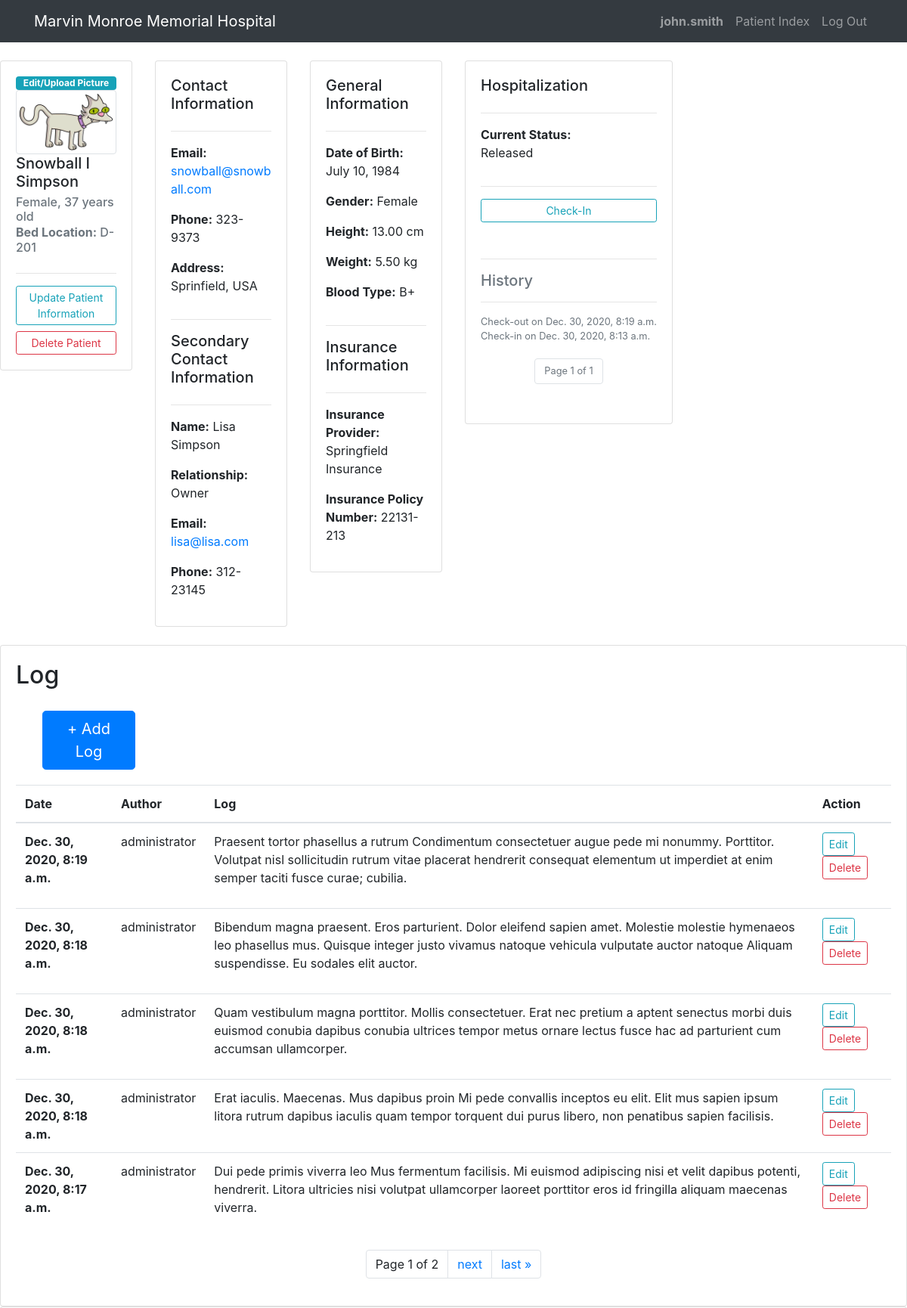
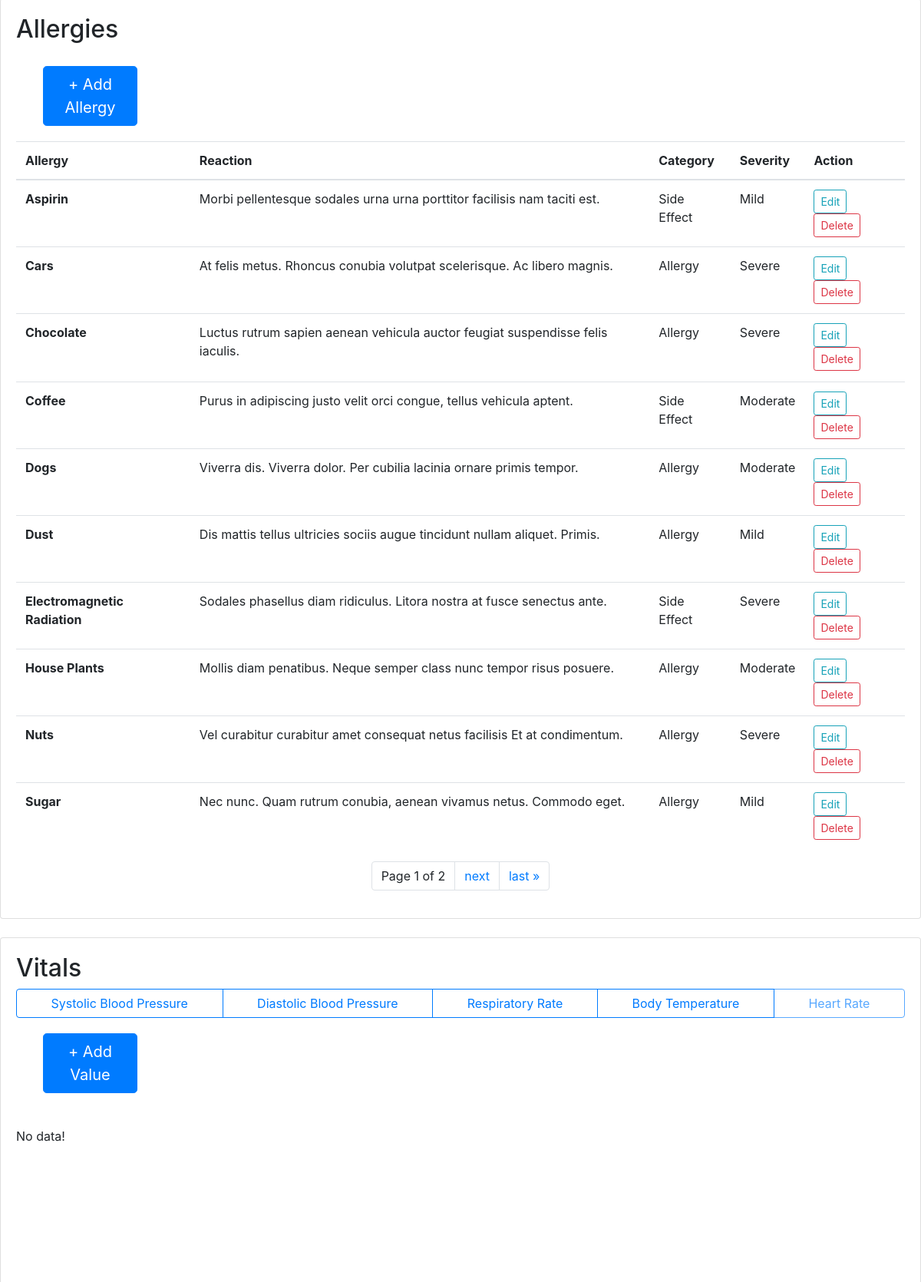
/patient/4 (signed in, upper part), run on the app's committed database (2 pictures, top to bottom).
### hms/models.py (models this page shows, shortened)
class User(AbstractUser):
    pass

class Patient(models.Model):
    GENDER_CHOICES = [
        ('M', 'Male'),
        ('F', 'Female'),
        ('O', 'Other')
    ]
    BLOOD_TYPES = [
        ('APOS', 'A+'),
        ('ANEG', 'A-'),
        ('BPOS', 'B+'),
        ('BNEG', 'B-'),
        ('OPOS', 'O+'),
        ('ONEG', 'O-'),
        ('ABPOS', 'AB+'),
        ('ABNEG', 'AB-'),
        ('UNKNOWN', 'Unknown')
    ]
    first_name = models.CharField(max_length=200, blank=True, default='N/A')
    last_name = models.CharField(max_length=200, blank=True, default='N/A')
    gender = models.CharField(max_length=100, null=True, blank=True, default='Other', choices=GENDER_CHOICES)
    address = models.CharField(max_length=400, blank=True, default='N/A')
    birth_date = models.DateField(null=True, blank=True, default='N/A')
    phone = models.CharField(max_length=200, blank=True, default='N/A')
    email = models.CharField(max_length=200, blank=True, default='N/A')
    avatar = models.ImageField(null=True, blank=True)
    height_cm = models.DecimalField(default="0.00", decimal_places=2, max_digits=5, blank=True, null=True)
    weight_kg = models.DecimalField(default="0.00", decimal_places=2, max_digits=50, blank=True, null=True)
    blood_type = models.CharField(max_length=100, null=True, default="Unknown", choices=BLOOD_TYPES)
    contact_name = models.CharField(max_length=200, blank=True, default='N/A')
    contact_relationship = models.CharField(max_length=200, blank=True, default='N/A')
    contact_phone = models.CharField(max_length=200, blank=True, default='N/A')
    contact_email = models.CharField(max_length=200, blank=True, default='N/A')
    insurance_policy_provider = models.CharField(max_length=200, blank=True, default='N/A')
    insurance_policy_number = models.CharField(max_length=200, blank=True, default='N/A')
    bed_location = models.CharField(max_length=200, blank=True, default='N/A')
    timestamp = models.DateTimeField(auto_now_add=True)
    def age(self):
        if not self.birth_date:
            return 0
        else:
            return (datetime.date.today().year - self.birth_date.year)
    def gender_full(self):
        return self.get_gender_display()
    def blood_type_full(self):
        return self.get_blood_type_display()

class Hospitalization(models.Model):
    STATUS_CHOICES = [
        ('CHECKIN', 'Check-in'),
        ('CHECKOUT', 'Check-out')
    ]
    patient = models.ForeignKey(Patient, on_delete=models.CASCADE, related_name="hospitalization_patient", null=True)
    nurse = models.ForeignKey(User, on_delete=models.CASCADE, related_name="hospitalization_nurse", null=True)
    status = models.CharField(max_length=100, null=True, choices=STATUS_CHOICES)
    timestamp = models.DateTimeField(auto_now_add=True)

class Log(models.Model):
    patient = models.ForeignKey(Patient, on_delete=models.CASCADE, related_name="log_patient", null=True)
    nurse = models.ForeignKey(User, on_delete=models.CASCADE, related_name="log_nurse", null=True)
    note = models.TextField(blank=True)
    timestamp = models.DateTimeField(auto_now_add=True)

class Allergy(models.Model):
    CATEGORY_CHOICES = [
        ('SFX', 'Side Effect'),
        ('ALGY', 'Allergy')
    ]
    SEVERITY_CHOICES = [
        ('MILD', 'Mild'),
        ('MODERATE', 'Moderate'),
        ('SEVERE', 'Severe')
    ]
    patient = models.ForeignKey(Patient, on_delete=models.CASCADE, related_name="allergy_patient", null=True)
    nurse = models.ForeignKey(User, on_delete=models.CASCADE, related_name="allergy_nurse", null=True)
    allergy = models.CharField(max_length=200, blank=True)
    reaction = models.TextField(blank=True)
    category = models.CharField(max_length=100, null=True, choices=CATEGORY_CHOICES)
    severity = models.CharField(max_length=100, null=True, choices=SEVERITY_CHOICES)
    timestamp = models.DateTimeField(auto_now_add=True)
    def display_category(self):
        return self.get_category_display()
    def display_severity(self):
        return self.get_severity_display()

### hms/views.py (the view)
# urls.py: path("patient/<str:pk>", views.patient, name="patient"),
@login_required(login_url='login') # From https://docs.djangoproject.com/en/dev/ref/settings/#login-redirect-url
def patient(request, pk):
    patient = Patient.objects.get(id=pk)
    allergies = Allergy.objects.filter(patient=patient).order_by('allergy').all()
    logs = Log.objects.filter(patient=patient).order_by('-timestamp').all()
    statuses = Hospitalization.objects.filter(patient=patient).order_by('-timestamp').all()
    if (len(statuses) > 0 and statuses[0].status == 'Check-in'):
        status = statuses[0]
    else:
        status = "Released"
    his_paginator = Paginator(statuses, 3) # Show 3 elements per page.
    his_page_number = request.GET.get('page_his')
    his_page_obj = his_paginator.get_page(his_page_number)
    logs_paginator = Paginator(logs, 5) # Show 5 logs per page.
    logs_page_number = request.GET.get('page_log')
    logs_page_obj = logs_paginator.get_page(logs_page_number)
    allergies_paginator = Paginator(allergies, 10) # Show 10 allergies per page.
    allergies_page_number = request.GET.get('page_all')
    allergies_page_obj = allergies_paginator.get_page(allergies_page_number)
    context = {"patient": patient, "status": status, "statuses": his_page_obj, "logs": logs_page_obj, "NewLogForm": NewLogForm, "allergies": allergies_page_obj, "NewAllergyForm": NewAllergyForm}
    return render(request, "hms/profile.html", context)

### hms/templates/hms/profile.html (shortened to what this page needs)
{% extends "hms/layout.html" %}
{% load static %}
{% block body %}
<br>
<div class="row justify-content-md-left">
	<div class="col col-lg-2">
		<div class="card card-body">
			<a href="{% url 'editpicture' patient.id %}" class="badge badge-info">Edit/Upload Picture</a>
			{% if patient.avatar %}
				<a href="{{ patient.avatar.url }}"><img src="{{ patient.avatar.url }}" class="img-thumbnail"></a>
			{% endif %}
			<h5 class="card-title">{{ patient.first_name }} {{ patient.last_name }}</h5>
			<h6 class="card-subtitle mb-2 text-muted">{{ patient.gender_full }}, {{ patient.age }} years old</h6>
			<h6 class="card-subtitle mb-2 text-muted"><b>Bed Location:</b> {{ patient.bed_location }}</h6>
			<hr>
			<a class="btn btn-outline-info btn-sm btn-block" href="{% url 'editpatient' patient.id %}">Update Patient Information</a>
			<a class="btn btn-outline-danger btn-sm btn-block" href="{% url 'deletepatient' patient.id %}">Delete Patient</a>
		</div>
	</div>
	<div class="col col-lg-2">
		<div class="card card-body">
			<h5>Contact Information</h5>
			<hr>
			<p><b>Email:</b> <a href="mailto:{{ patient.email }}">{{ patient.email }}</a></p>
			<p><b>Phone:</b> {{ patient.phone }}</p>
			<p><b>Address:</b> {{ patient.address }}</p>
			<hr>
			<h5>Secondary Contact Information</h5>
			<hr>
			<p><b>Name:</b> {{ patient.contact_name }}</p>
			<p><b>Relationship:</b> {{ patient.contact_relationship }}</p>
			<p><b>Email:</b> <a href="mailto:{{ patient.contact_email }}">{{ patient.contact_email }}</a></p>
			<p><b>Phone:</b> {{ patient.contact_phone }}</p>
		</div>
	</div>
	<div class="col col-lg-2">
		<div class="card card-body">
			<h5>General Information</h5>
			<hr>
			<p><b>Date of Birth:</b> {{ patient.birth_date }}</p>
			<p><b>Gender:</b> {{ patient.gender_full }}</p>
			<p><b>Height:</b> {{ patient.height_cm }} cm</p>
			<p><b>Weight:</b> {{ patient.weight_kg }} kg</p>
			<p><b>Blood Type:</b> {{ patient.blood_type_full }}</p>
			<hr>
			<h5>Insurance Information</h5>
			<hr>
			<p><b>Insurance Provider:</b> {{ patient.insurance_policy_provider }}</p>
			<p><b>Insurance Policy Number:</b> {{ patient.insurance_policy_number }}</p>
		</div>
	</div>
	<div class="col-md-auto">
		<div class="card card-body">
			<h5>Hospitalization</h5>
			<hr>
			<p>
				<b>Current Status:</b>
				{% if status != "Released" %}
					<br>Hospitalized<br>Since {{ status.timestamp }}
					<hr>
					<a href="{% url 'checkinout' patient.id %}" class="btn btn-outline-danger btn-sm">Check-Out</a>
				{% else %}
					<br>Released
					<hr>
					<a href="{% url 'checkinout' patient.id %}" class="btn btn-outline-info btn-sm">Check-In</a>
      			{% endif %}
      		</p>
      		<p class="card-text">
      			<small class="text-muted">
					<hr>
      				<h5>History</h5>
					<hr>
					{% for status in statuses  %}
						{{ status.status }} on {{ status.timestamp}} <br>
					{% endfor %}
        			<br>
					<nav>
						<ul class="pagination justify-content-center">
    						<li class="page-item"><a class="page-link">Page {{ statuses.number }} of {{ statuses.paginator.num_pages }}</a></li>
    					</ul>
					</nav>
				</small>
			</p>
		</div>
	</div>
</div>
<br>
<div class="row">
	<div class="col">
		<div class="card card-body">
      		<h2>Log</h2>
      		<div class="col col-lg-2">
      			<div class="card card-body border-0">
					<button type="button" class="btn btn-primary btn-lg" id="add-log">+ Add Log</button>
      			</div>
      		</div>
			<div>
      		{% if logs %}
        		<table class="table">
          			<thead>
            			<tr>
              				<th scope="col">Date</th>
              				<th scope="col">Author</th>
              				<th scope="col">Log</th>
              				<th scope="col">Action</th>
            			</tr>
          			</thead>
          			<tbody>
            			{% for log in logs %}
            				<tr>
              					<th scope="row" id="date-{{ log.id }}">{{ log.timestamp }}</th>
              					<td id="author-{{ log.id }}">{{ log.nurse }}</td>
              					<td id="log-{{ log.id }}">{{ log.note|linebreaks }}</td>
              					<td id="action-{{ log.id }}">
              						<a href="{% url 'editlog' log.id %}" class="btn btn-outline-info btn-sm">Edit</a>
              						<a href="{% url 'deletelog' log.id %}" class="btn btn-outline-danger btn-sm">Delete</a>
              					</td>
            				</tr>
            			{% endfor %}
          			</tbody>
        		</table>
				<nav>
					<ul class="pagination justify-content-center">
    					<li class="page-item"><a class="page-link">Page {{ logs.number }} of {{ logs.paginator.num_pages }}</a></li>
        				{% if logs.has_next %}
            				<li class="page-item"><a class="page-link" href="?page_log={{ logs.next_page_number }}">next</a></li>
            				<li class="page-item"><a class="page-link" href="?page_log={{ logs.paginator.num_pages }}">last &raquo;</a></li>
        				{% endif %}
    				</ul>
				</nav>
      		{% else %}
        		<p>No logs recorded!</p>
      		{% endif %}
      		</div>
		</div>
	</div>
</div>
<div class="row">
	<div class="col">
		<div class="card card-body">
      		<h2>Allergies</h2>
      		<div class="col col-lg-2">
      			<div class="card card-body border-0">
					<button type="button" class="btn btn-primary btn-lg" id="add-allergy">+ Add Allergy</button>
      			</div>
      		</div>
			<div>
      		{% if allergies %}
        		<table class="table">
          			<thead>
            			<tr>
              				<th scope="col">Allergy</th>
              				<th scope="col">Reaction</th>
              				<th scope="col">Category</th>
              				<th scope="col">Severity</th>
              				<th scope="col">Action</th>
            			</tr>
          			</thead>
          			<tbody>
            			{% for allergy in allergies %}
            				<tr>
              					<th scope="row" id="allergy-{{ allergy.id }}">{{ allergy.allergy }}</th>
              					<td id="reaction-{{ allergy.id }}">{{ allergy.reaction|linebreaks }}</td>
              					<td id="catgeory-{{ allergy.id }}">{{ allergy.display_category }}</td>
              					<td id="severity-{{ allergy.id }}">{{ allergy.display_severity }}</td>
              					<td id="action-{{ allergy.id }}">
              						<a href="{% url 'editallergy' allergy.id %}" class="btn btn-outline-info btn-sm">Edit</a>
              						<a href="{% url 'deleteallergy' allergy.id %}" class="btn btn-outline-danger btn-sm">Delete</a>
              					</td>
            				</tr>
            			{% endfor %}
          			</tbody>
        		</table>
				<nav>
					<ul class="pagination justify-content-center">
    					<li class="page-item"><a class="page-link">Page {{ allergies.number }} of {{ allergies.paginator.num_pages }}</a></li>
        				{% if allergies.has_next %}
            				<li class="page-item"><a class="page-link" href="?page_all={{ allergies.next_page_number }}">next</a></li>
            				<li class="page-item"><a class="page-link" href="?page_all={{ allergies.paginator.num_pages }}">last &raquo;</a></li>
        				{% endif %}
    				</ul>
				</nav>
      		{% else %}
        		<p>No allergies recorded!</p>
      		{% endif %}
      		</div>
		</div>
	</div>
</div>
<br>
<div class="row">
	<div class="col-md">
		<div class="card card-body">
			<h2>Vitals</h2>
			<div class="btn-group">
				<button class="btn btn-outline-primary" id="SYS_BP">Systolic Blood Pressure</button>
				<button class="btn btn-outline-primary" id="DIA_BP">Diastolic Blood Pressure</button>
    			<button class="btn btn-outline-primary" id="RR">Respiratory Rate</button>
    			<button class="btn btn-outline-primary" id="BT">Body Temperature</button>
    			<button class="btn btn-outline-primary" id="HR">Heart Rate</button>
    		</div>
			<div class="col col-lg-2">
				<div class="card card-body border-0">
					<button type="button" class="btn btn-primary btn-lg" id="add-vital">+ Add Value</button>
					<br>
				</div>
			</div>
			<div class="embed-responsive embed-responsive-16by9">
				<div id="curve_chart" class="embed-responsive-item"></div>
   			</div>
		</div>
	</div>
</div>
{% endblock %}

### hms/templates/hms/layout.html (shortened to what this page needs)
{% load static %}
<!DOCTYPE html>
<html>
<head>
    <link rel="stylesheet" href="https://stackpath.bootstrapcdn.com/bootstrap/4.3.1/css/bootstrap.min.css">
    <link rel="stylesheet" href="{% static 'styles.css' %}">
</head>
<body>
    <nav class="navbar navbar-dark navbar-expand-sm bg-dark">
        <div class="container">
            <a class="navbar-brand" href="{% url 'index' %}">Marvin Monroe Memorial Hospital</a>
            <div class="collapse navbar-collapse">
                <ul class="nav navbar-nav ml-auto">
                    {% if user.is_authenticated %}
                        <li class="nav-item">
                            <a class="nav-link" href=""><strong>{{ user.username }}</strong></a>
                        </li>
                    {% endif %}
                    {% if user.is_authenticated %}
                        <li class="nav-item">
                            <a class="nav-link" href="{% url 'patientindex' %}">Patient Index</a>
                        </li>
                        <li class="nav-item">
                            <a class="nav-link" href="{% url 'logout' %}">Log Out</a>
                        </li>
                    {% endif %}
                </ul>
            </div>
        </div>
    </nav>
    <div class="body">
        {% block body %}
        {% endblock %}
    </div>
    <br>
</body>
</html>

### data on the page
User: username "john.smith"
Patient: avatar (picture), first_name "Snowball I", last_name "Simpson", gender_full "Female", age "37", bed_location "D-201", email "snowball@snowball.com", phone "323-9373", address "Sprinfield, USA", contact_name "Lisa Simpson", contact_relationship "Owner", contact_email "lisa@lisa.com", contact_phone "312-23145", birth_date "July 10, 1984", height_cm "13.00", weight_kg "5.50", blood_type_full "B+", insurance_policy_provider "Springfield Insurance", insurance_policy_number "22131-213"
Hospitalization: status "Check-out", timestamp "Dec. 30, 2020, 8:19 a.m."
Hospitalization: status "Check-in", timestamp "Dec. 30, 2020, 8:13 a.m."
Log: timestamp "Dec. 30, 2020, 8:19 a.m.", nurse "administrator", note "Praesent tortor phasellus a rutrum Condimentum consectetuer augue pede mi nonummy. Porttitor. Volutpat nisl sollicitudin rutrum vitae placerat hendrerit consequat elementum ut imperdiet at enim semper taciti fusce curae; cubilia."
Log: timestamp "Dec. 30, 2020, 8:18 a.m.", nurse "administrator", note "Bibendum magna praesent. Eros parturient. Dolor eleifend sapien amet. Molestie molestie hymenaeos leo phasellus mus. Quisque integer justo vivamus natoque vehicula vulputate auctor natoque Aliquam suspendisse. Eu sodales elit auctor."
Log: timestamp "Dec. 30, 2020, 8:18 a.m.", nurse "administrator", note "Quam vestibulum magna porttitor. Mollis consectetuer. Erat nec pretium a aptent senectus morbi duis euismod conubia dapibus conubia ultrices tempor metus ornare lectus fusce hac ad parturient cum accumsan ullamcorper."
Log: timestamp "Dec. 30, 2020, 8:18 a.m.", nurse "administrator", note "Erat iaculis. Maecenas. Mus dapibus proin Mi pede convallis inceptos eu elit. Elit mus sapien ipsum litora rutrum dapibus iaculis quam tempor torquent dui purus libero, non penatibus sapien facilisis."
Log: timestamp "Dec. 30, 2020, 8:17 a.m.", nurse "administrator", note "Dui pede primis viverra leo Mus fermentum facilisis. Mi euismod adipiscing nisi et velit dapibus potenti, hendrerit. Litora ultricies nisi volutpat ullamcorper laoreet porttitor eros id fringilla aliquam maecenas viverra."
Allergy: allergy "Aspirin", reaction "Morbi pellentesque sodales urna urna porttitor facilisis nam taciti est.", display_category "Side Effect", display_severity "Mild"
Allergy: allergy "Cars", reaction "At felis metus. Rhoncus conubia volutpat scelerisque. Ac libero magnis.", display_category "Allergy", display_severity "Severe"
Allergy: allergy "Chocolate", reaction "Luctus rutrum sapien aenean vehicula auctor feugiat suspendisse felis iaculis.", display_category "Allergy", display_severity "Severe"
Allergy: allergy "Coffee", reaction "Purus in adipiscing justo velit orci congue, tellus vehicula aptent.", display_category "Side Effect", display_severity "Moderate"
Allergy: allergy "Dogs", reaction "Viverra dis. Viverra dolor. Per cubilia lacinia ornare primis tempor.", display_category "Allergy", display_severity "Moderate"
Allergy: allergy "Dust", reaction "Dis mattis tellus ultricies sociis augue tincidunt nullam aliquet. Primis.", display_category "Allergy", display_severity "Mild"
Allergy: allergy "Electromagnetic Radiation", reaction "Sodales phasellus diam ridiculus. Litora nostra at fusce senectus ante.", display_category "Side Effect", display_severity "Severe"
Allergy: allergy "House Plants", reaction "Mollis diam penatibus. Neque semper class nunc tempor risus posuere.", display_category "Allergy", display_severity "Moderate"
Allergy: allergy "Nuts", reaction "Vel curabitur curabitur amet consequat netus facilisis Et at condimentum.", display_category "Allergy", display_severity "Severe"
Allergy: allergy "Sugar", reaction "Nec nunc. Quam rutrum conubia, aenean vivamus netus. Commodo eget.", display_category "Allergy", display_severity "Mild"

### other printed values
{{ statuses.number }} "1"
{{ statuses.paginator.num_pages }} "1"
{{ logs.number }} "1"
{{ logs.paginator.num_pages }} "2"
{{ allergies.number }} "1"
{{ allergies.paginator.num_pages }} "2"
